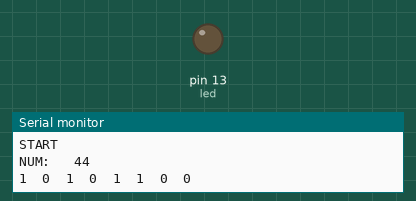
This sketch was run on a simulated Arduino Uno, built with avr-gcc and run on an emulated ATmega328P. On the bench: output pins drawn as LEDs (lit = HIGH), the last lines printed to the serial monitor. Random numbers use the default seed unless the sketch sets one.

Above: at 0.7 s.
At 35.0 s:
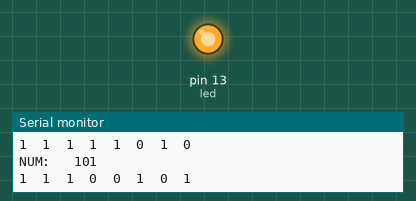
Timing chart, 0 to 40.0 s (numbered marks = the images above):
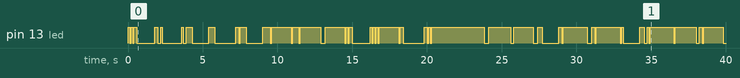

Measured:
- by itself, pin 13 (led): LOW → HIGH at 0.00 s, → LOW 0.10 s later, → HIGH 0.10 s later, → LOW 0.10 s later, … (78 changes in this stretch)

The sketch:

led_test_stable_10hz.ino
```cpp
#include <stdio.h>

int led = 13;
void setup() {
  pinMode(led, OUTPUT);
  Serial.begin(9600);
  Serial.println();
  Serial.println("START");
}

void loop() {
  int num = random(1, 128);
  int count = 7;
  byte data[8] = {0, 0, 0, 0, 0, 0, 0, 0};
  Serial.println();
  Serial.print("NUM: \t");
  Serial.print(num);
  Serial.println();

  while (num > 0) {
    if (num % 2 == 1) {
      data[count] = 1;
    }
    else {
      data[count]  = 0;
    }
    num = num >> 1;
    count -= 1;
  }
  data[0] = 1;
  Serial.println();

  for (int i = 0; i < 8; i ++) {
    Serial.print(data[i]);
    Serial.print("\t");
  }
  Serial.println();
  for ( int i = 0; i < 8; i++) {
    if (data[i] == 1) {
      digitalWrite(led, HIGH);
    } else {
      digitalWrite(led, LOW);
    }
    delay(100);
  }
  delay(1000);
}
```
